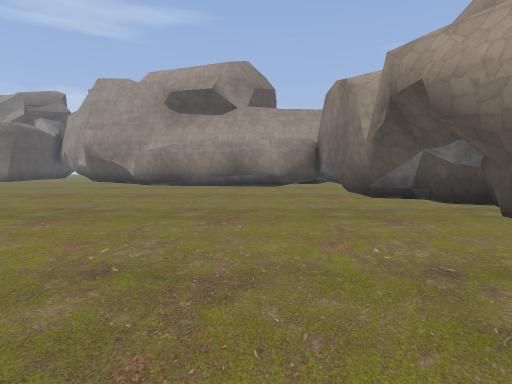
View 1 (above)

12 first-person views from a walk through a level from a Godot 3-D game. The camera is 1.5 m above the floor, tilts 4° down and sees 75° across. The floor is counted in squares, 2 m on a side. Each view is taken from the middle of a square. On the plan, view 1 faces up. The plan holds only what a view shows up to about 11 squares ahead; the rest is blank. The place goes on beyond the plan. Characters and animated objects are left out. Some surface patterns are stand-ins.

View 2
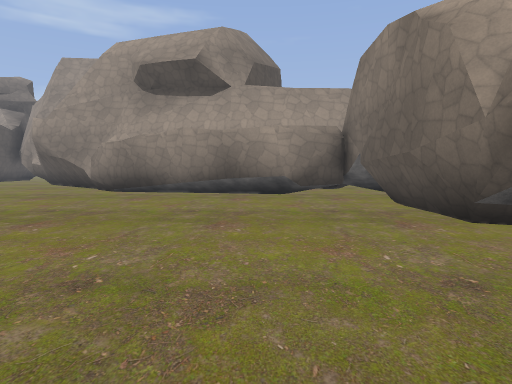

View 3
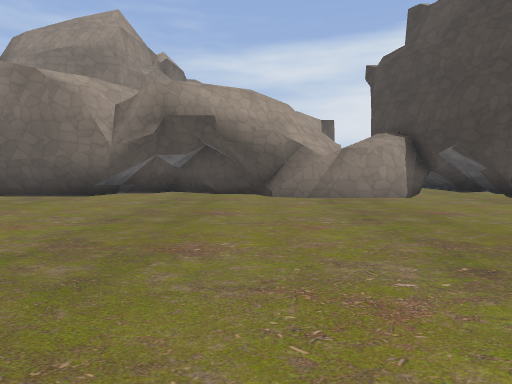

View 4
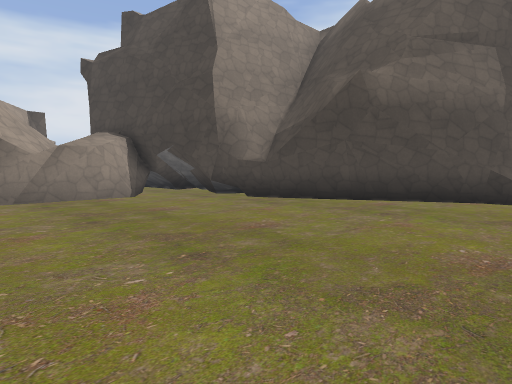

View 5
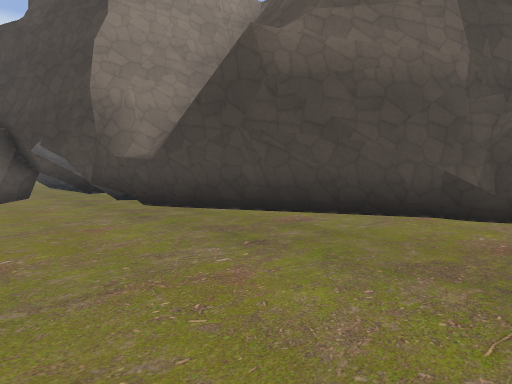

View 6
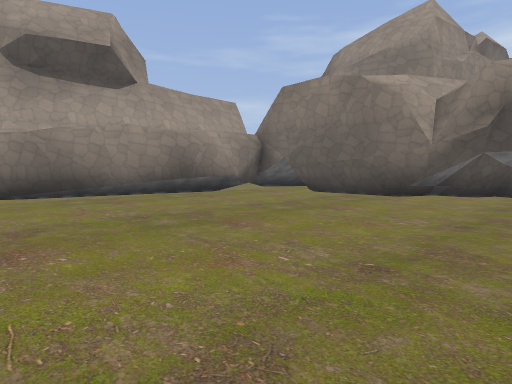

View 7
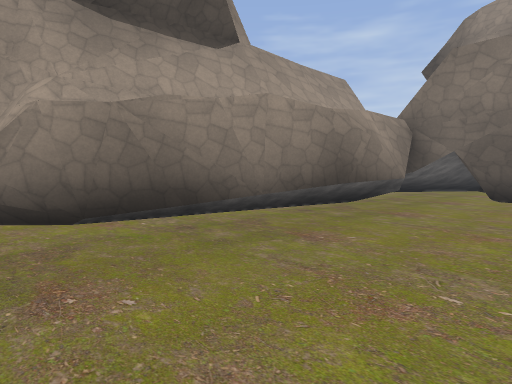

View 8
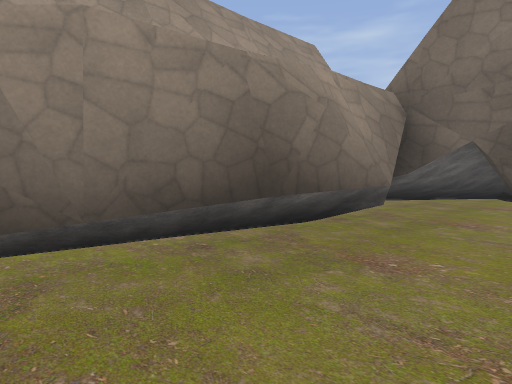

View 9
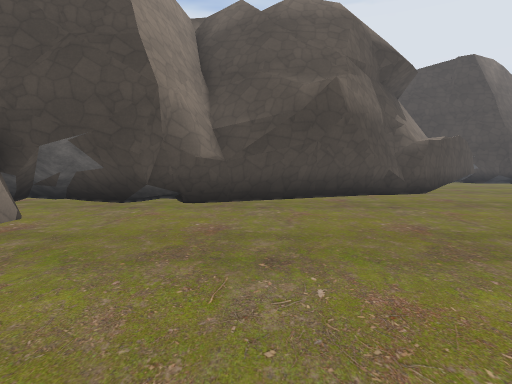

View 10
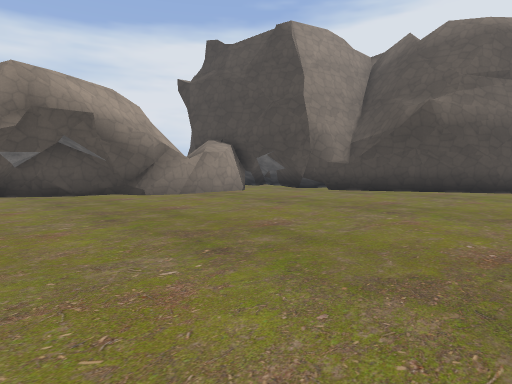

View 11
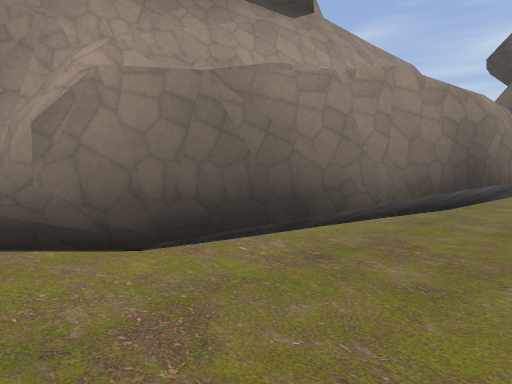

View 12
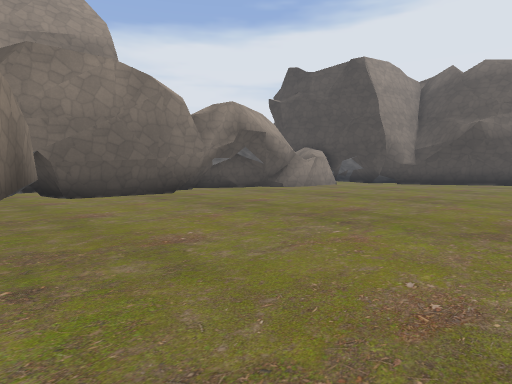

### Floor plan
Points are (right, up) in squares from view 1. A wall is a line through its corners. A room is listed if a view was taken in it or the views show most of it. See-through windows are left out.
Room 1 (views 1, 2, 3, 4, 5, 6, 7, 8, 9, 10, 11, 12)
walls: (2.4, 2.4) (2.9, 3.5) (3.4, 3.7) (3.4, 4.1) (4.5, 6.8); (2.4, 2.1) (2.6, 2.7); (2.6, 2.3) (3.1, 3.4); (2.5, 7.9) (2.4, 11.9); (2.7, 7.6) (2.6, 8.3); (3.1, 3.3) (3.2, 4.4) (3.6, 4.5); (2.6, 7.9) (2.5, 11.8); (3.7, 5.1) (4.6, 6.3) (3.7, 6.7) (4, 7.6); (3.8, 6.7) (3.6, 7.1); (4, 6.6) (3.7, 7.3); (2.8, 0.4) (2.8, 1.8); (1, -1.1) (1.5, -1.2) (2, -1.5); (4.7, 6.5) (3.8, 7); (1.1, -1.4) (1.3, -1.1); (1.3, -1.3) (2, -1.6); (0.5, -1.8) (1.5, -1.2); (-1.4, -2.3) (-0.3, -2); (-0.6, -2.2) (0.3, -1.5) (1.1, -1.4) (1.9, -1.8); (2.8, 10.8) (2.9, 11.7); (1.8, -1.6) (2.6, -1.8); (2.6, 11.4) (2.7, 11.6); (3.5, -0.9) (2.4, 0.6); (0.8, 12.7) (0.6, 12.7) (-5.5, 15); (3.9, -0.9) (2.6, -0.1) (2.5, 2.5); (2.4, 13.3) (1, 12.7) (0.7, 12.7); (-4.5, -4.2) (0.7, -1.7); (-4.6, 14.4) (-5.7, 15.5); (-5.2, -4.3) (-4.7, -4.2) (-4.3, -3.7); (-5.6, -4.2) (-5.1, -4.4) (-4.5, -4); (-5.4, 15) (-5.5, 15.2) (-5.5, 15.6); (-6.1, -4.8) (-1.1, -2.3); (-6.6, -5.3) (-5.7, -4.4) (-5.4, -4.3)
low walls: (3.5, 3.8) (3.7, 5.1); (2.9, 8.2) (2.8, 11.4); (4.2, 6.8) (3.9, 7.4); (4.5, 6.3) (4.7, 6.7); (1.3, -1.8) (3.2, -2.7); (1.8, -1.7) (2.4, -1.9); (-0.8, -2.7) (-0.3, -2.4); (-2.4, -3.4) (-1.9, -3.2); (-4.2, -4.3) (-2.5, -3.5); (-4.5, 14.5) (-5.7, 15.7); (-6.2, -5.1) (-5, -4.5)
ways out: opening at (1, -2)

Positions as (right, up) in squares from view 1, and headings:
1: (0, 0), facing up
2: (0, 4), facing up
3: (-6, 4), facing right
4: (-6, 4), facing down-right
5: (-6, 1), facing down-right
6: (-6, 5), facing up-right
7: (-6, 10), facing up-right
8: (-3, 11), facing up-right
9: (-1, 5), facing down
10: (-6, 8), facing down-right
11: (-6, 12), facing up-right
12: (-6, 14), facing down-right
